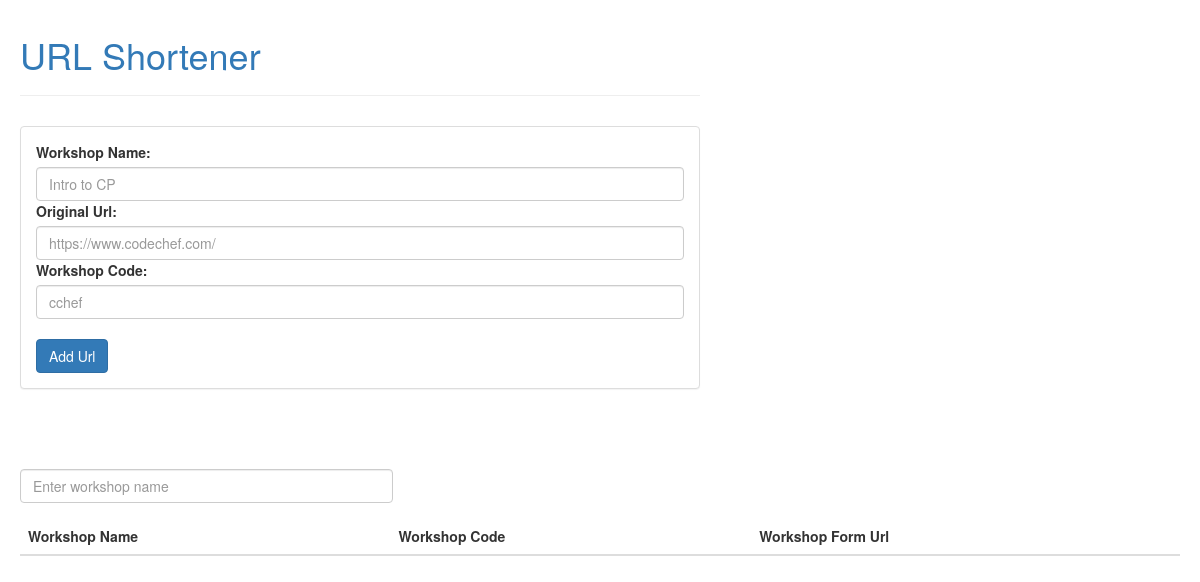
The app's page /shortener/ (signed in), older data.
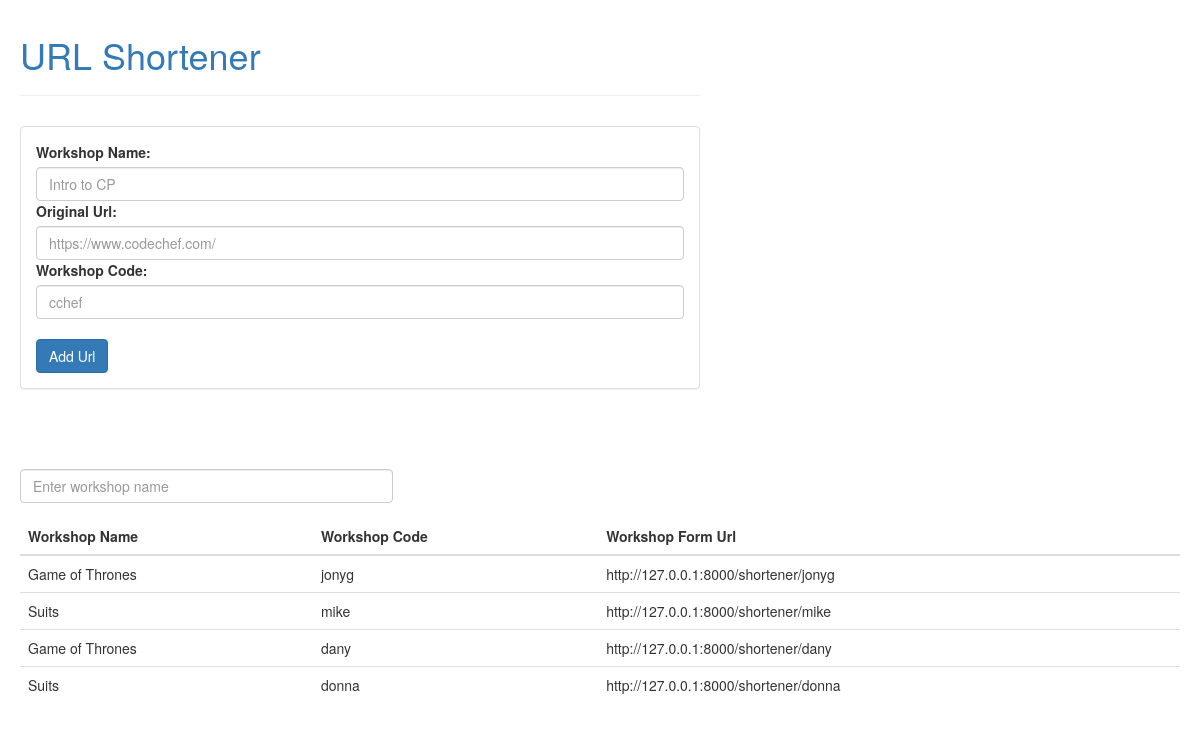
The same page, newer data.
### shortener/models.py (models this page shows)
class Urls(models.Model):
    name=models.CharField(max_length=200)
    shortId=models.CharField(max_length=7,primary_key=True)
    httpUrl=models.URLField(max_length=200)
    shortUrl=models.URLField(max_length=100)

### shortener/views.py (the view)
def index(request):
    data,query=searchdb(request)
    form=UrlsForm()
    return render(request,'shortener/index.html',{'title':'Url Shortener','form':form,'view':False,'data':data,'query':query})

### shortener/forms.py
class UrlsForm(ModelForm):
    class Meta():
        model=Urls
        fields=['name','httpUrl','shortId']
        labels={
                "name":"Workshop Name",
                "httpUrl":"Original Url",
                "shortId":"Workshop Code"
                }
        widgets={
                "httpUrl":forms.TextInput(attrs={'class':'form-control','placeholder':'https://www.codechef.com/'}),
                "shortId":forms.TextInput(attrs={'class':'form-control','placeholder':'cchef'}),
                "name":forms.TextInput(attrs={'class':'form-control','placeholder':'Intro to CP'}),
                }

### login/middleWare/auth.py (called while the page is built)
	def __call__(self, request):
		path=request.path_info.lstrip('/')
		url_is_exempt=any(url.match(path) for url in EXEMPT_URLS)
		if url_is_exempt!=True:
			print('checking....')
			if request.session.get('logged',False) is not True:
				print('Redirecting .....')
				return HttpResponseRedirect('/login/')
		response = self.get_response(request)
		return response

### shortener/templates/shortener/index.html (shortened to what this page needs)
{% extends "shortener/base.html" %}
{% block input %}
<div class="panel panel-default">
 <div class="panel-body">
     {% if not view %}
     <form class="form" action="/shortener/shortenUrl/" method="POST">
         {{form}}
         <br><button type="submit" class="btn btn-primary">Add Url</button>
     </form>
     {% endif %}
 </div>
 </div>
 {% endblock %}

### shortener/templates/shortener/table.html
<form method="get" class="form" style="padding-left:20px;">
     <div class="row">
         <div class="col-md-4 col-sm-12">
             <div class="form-group">
                 <input type="text" name="query" class="form-control" placeholder="Enter workshop name" onkeyup="search()" id="searchitem"/>
             </div>
         </div>
     </div>
</form>
<div class="res" style="padding-left:20px; padding-right:20px">
    <table class="table table-hover card-header" id="urls">
        <thead>
         <tr>
             <th>Workshop Name</th>
             <th>Workshop Code</th>
             <th>Workshop Form Url</th>
         </tr>
        </thead>
        <tbody>
         {% for d in data %}
             <tr class="form">
                 <td>{{d.name}}</td>
                 <td>{{d.shortId}}</td>
                 <td>{{d.shortUrl}}</td>
             </tr>
             {% endfor %}
         </tbody>
    </table>
</div>

Row changes from the older to the newer data that the page shows:
added Urls: name "Game of Thrones", shortId "jonyg", shortUrl "http://127.0.0.1:8000/shortener/jonyg"
added Urls: name "Suits", shortId "mike", shortUrl "http://127.0.0.1:8000/shortener/mike"
added Urls: name "Game of Thrones", shortId "dany", shortUrl "http://127.0.0.1:8000/shortener/dany"
added Urls: name "Suits", shortId "donna", shortUrl "http://127.0.0.1:8000/shortener/donna"
